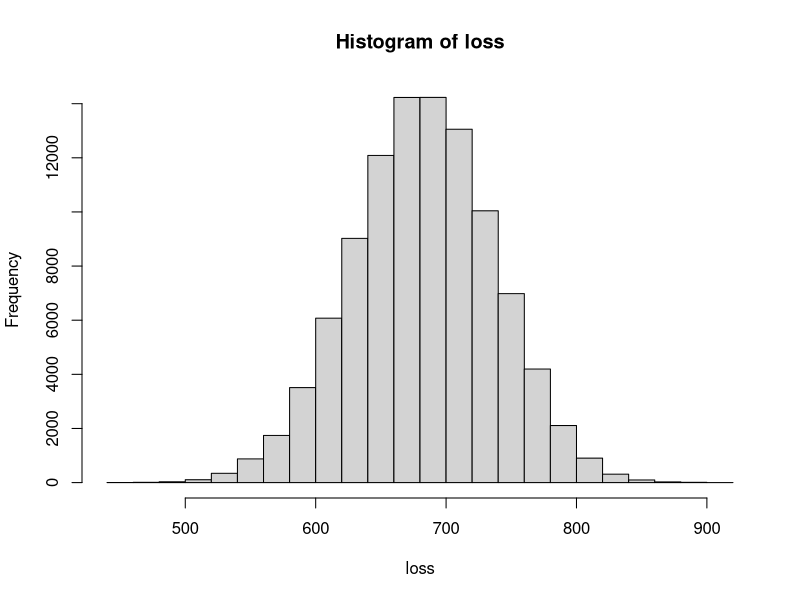
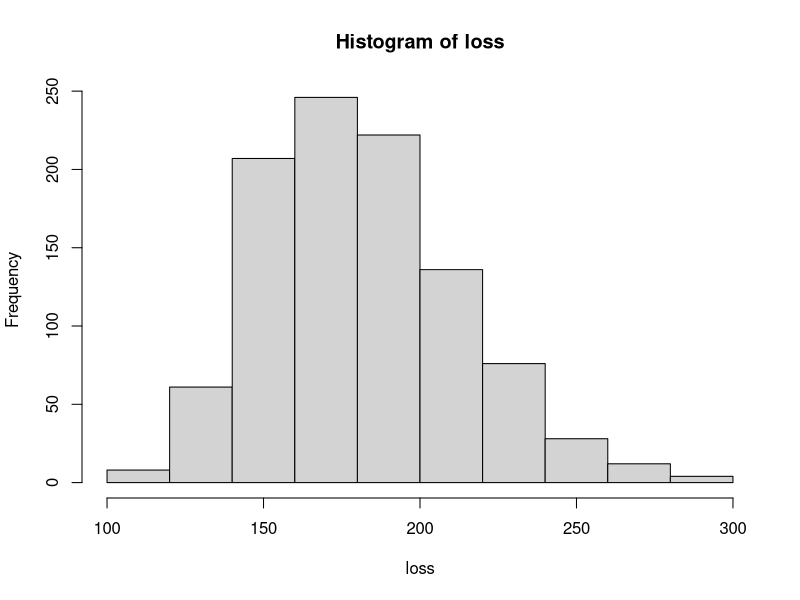
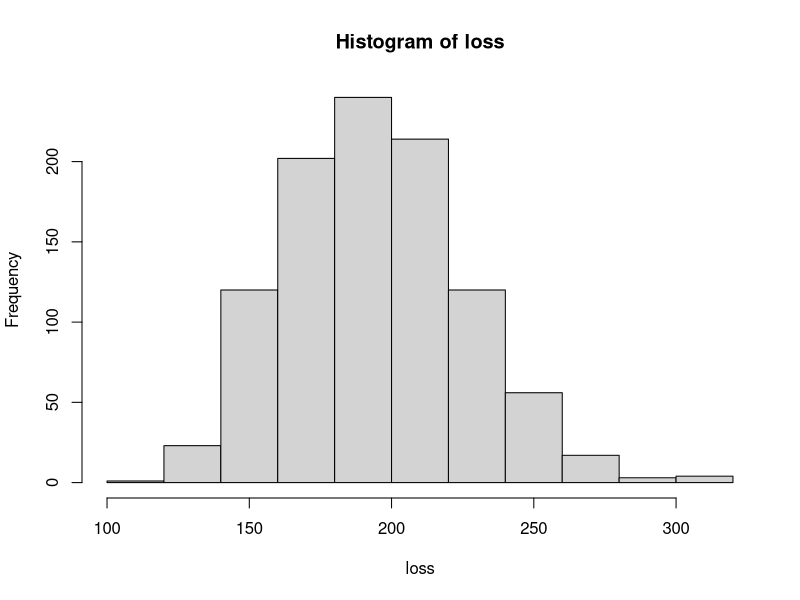
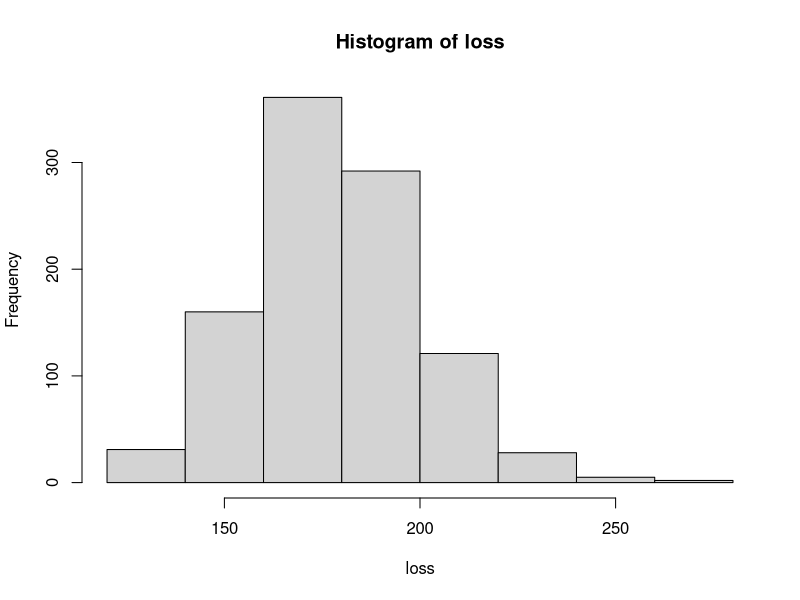
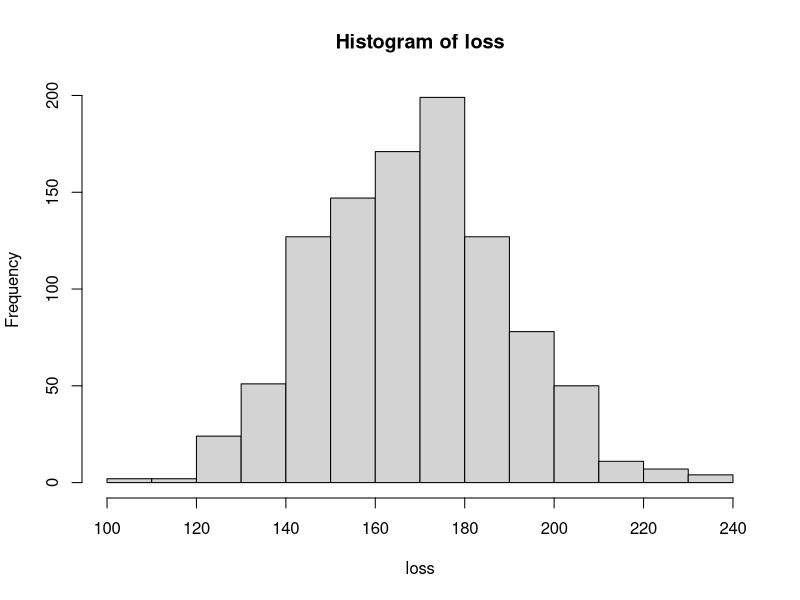

The R source for these figures, in order: (Note: this script raises an error after producing the figures.)
## ---- chunk 1
part=64
win=5
set.seed(20181108)
## ---- chunk 2
game=function(a,w=win) {
  on=trunc(a)
  to=round((a-trunc(a))*1000)
  m1=skillm[on]
  sd1=skillsd[on]
  m2=skillm[to]
  sd2=skillsd[to]
  a=as.numeric(rnorm(2*w-1,m1,sd1)>rnorm(2*w-1,m2,sd2))
  b=cumsum(a)
  c=cumsum(1-a)
  tmp=min(c(which(b==w)[1],which(c==w)[1]),na.rm = TRUE)
  tmpto=b[tmp]+c[tmp]/100
  return(tmpto)
}
## ---- chunk 3
n=1e3
loss=numeric(n)
for (i in 1:n) {
  z=sort(rnorm(100),decreasing = TRUE)
  y=jitter(z,factor = 1e-5)
  x=sum(abs(101-rank(y)-1:100))/2
  loss[i]=x
}
mean(loss)
## ---- chunk 4
n=1e5
loss=numeric(n)
for (i in 1:n) {
  sampl=sample(1:part)
  loss[i]=sum(abs(sampl-1:part))/2
}
mean(loss)
sd(loss)
## ---- chunk 5
hist(loss)
## ---- chunk 6
groupsize=12
tmp=part%/%groupsize
  tmpto=part%%groupsize
  c=rep.int(groupsize,tmp)
  c=c+(floor(tmpto/tmp))
  tmpto=part-sum(c)
  c[0:tmpto]=c[0:tmpto]+1
  b=cumsum(c)
sum(choose(c,2))
n=1e3
## ---- chunk 7
loss=numeric(n)
for (a in 1:n) {
  skillm=sort(rnorm(part,1000,100),decreasing = TRUE)
skillsd=abs(rnorm(part,100,100))
if (groupsize<part) {
  tmptr=sample(1:part)
  x=combn(tmptr[1:b[1]],2)
  grouping=numeric(part)
  grouping[tmptr[1:b[1]]]=1
  for (i in 2:length(b)) {
    x=cbind(x,combn(tmptr[(b[i-1]+1):b[i]],2))
    grouping[tmptr[(b[i-1]+1):b[i]]]=i
  }
} else {
  x=combn(part,2)
}
games=x[1,]+x[2,]/1000
score=sapply(games,game)
on=trunc(score)
to=(score-trunc(score))*100
netpoint=numeric(part)
point=numeric(part)
for (i in 1:part) {
  tmp=which(x[1,]==i)
  tmpto=which(x[2,]==i)
  netpoint[i]=(sum(on[tmp],na.rm = TRUE)-sum(to[tmp],na.rm = TRUE)+sum(to[tmpto],na.rm = TRUE)-sum(on[tmpto],na.rm = TRUE))/c[grouping[i]]
  point[i]=(sum(on[tmp],na.rm = TRUE)+sum(to[tmpto],na.rm = TRUE))/c[grouping[i]]
}
point=jitter(point,1e-5)
ranking=order(netpoint,point,decreasing = TRUE)
loss[a]=sum(abs(ranking-1:part))/2
}
mean(loss)
sd(loss)
## ---- chunk 8
hist(loss)
## ---- chunk 9
loss=numeric(n)
for (a in 1:n) {
  skillm=sort(rnorm(part,1000,100),decreasing = TRUE)
skillsd=abs(rnorm(part,100,100))
if (groupsize<part) {
  tmptr=sample(1:part)
  x=combn(tmptr[1:b[1]],2)
  grouping=numeric(part)
  grouping[tmptr[1:b[1]]]=1
  for (i in 2:length(b)) {
    x=cbind(x,combn(tmptr[(b[i-1]+1):b[i]],2))
    grouping[tmptr[(b[i-1]+1):b[i]]]=i
  }
} else {
  x=combn(part,2)
}
games=x[1,]+x[2,]/1000
score=sapply(games,game)
on=trunc(score)
to=(score-trunc(score))*100
V=numeric(part)
netpoint=numeric(part)
point=numeric(part)
for (i in 1:part) {
  tmp=which(x[1,]==i)
  tmpto=which(x[2,]==i)
  V[i]=(length(which(on[tmp]==win))+length(which(round(to[tmpto])==win)))/c[grouping[i]]
  netpoint[i]=sum(on[tmp],na.rm = TRUE)-sum(to[tmp],na.rm = TRUE)+sum(to[tmpto],na.rm = TRUE)-sum(on[tmpto],na.rm = TRUE)
  point[i]=sum(on[tmp],na.rm = TRUE)+sum(to[tmpto],na.rm = TRUE)
}
point=jitter(point,1e-5)
ranking=order(V,netpoint,point,decreasing = TRUE)
loss[a]=sum(abs(ranking-1:part))/2
}
mean(loss)
sd(loss)
## ---- chunk 10
hist(loss)
## ---- chunk 11
games=388
## ---- chunk 12
loss=numeric(n)
x=combn(part,2)
Ffactor=100
for (a in 1:n) {
  elo=rep(1450,part)
  skillm=sort(rnorm(part,1000,100),decreasing = TRUE)
skillsd=abs(rnorm(part,100,100))
for (i in 1:games) {
  tmp=x[,sample(choose(part,2),1)]
ex=1/(1+10^((elo[tmp[2]]-elo[tmp[1]])/Ffactor))
Kscore=ifelse(min(elo[tmp[2]],elo[tmp[1]])>2400,16,ifelse(min(elo[tmp[2]],elo[tmp[1]])>2100,24,32))
result=game(c(tmp[1]+tmp[2]/1000))
score=trunc(result)/(trunc(result)+(result-trunc(result))*100)
elo[tmp[1]]=elo[tmp[1]]+Kscore*(score-ex)
elo[tmp[2]]=elo[tmp[2]]+Kscore*((1-score)-(1-ex))
}
loss[a]=sum(abs(part+1-rank(elo,ties.method = "random")-1:part))/2
}
mean(loss)
sd(loss)
## ---- chunk 13
hist(loss)
## ---- chunk 14
loss=numeric(n)
turn=ceiling(games/part)
x=as.vector(replicate(turn,sample(1:part)))[1:games]
Ffactor=400
for (a in 1:n) {
  elo=rep(1450,part)
  skillm=sort(rnorm(part,1000,100),decreasing = TRUE)
skillsd=abs(rnorm(part,100,100))
for (i in 1:games) {
tmp=x[i]
tmpto=1:part
tmpto[tmp]=NA
tmpto=abs(elo[tmpto]-elo[tmp])
tmp[2]=which(rank(tmpto,ties.method = "random")==1)
ex=1/(1+10^((elo[tmp[2]]-elo[tmp[1]])/Ffactor))
Kscore=ifelse(min(elo[tmp[2]],elo[tmp[1]])>2400,16,ifelse(min(elo[tmp[2]],elo[tmp[1]])>2100,24,32))
result=game(c(tmp[1]+tmp[2]/1000))
score=trunc(result)/(trunc(result)+(result-trunc(result))*100)
elo[tmp[1]]=elo[tmp[1]]+Kscore*(score-ex)
elo[tmp[2]]=elo[tmp[2]]+Kscore*((1-score)-(1-ex))
}
loss[a]=sum(abs(part+1-rank(elo,ties.method = "random")-1:part))/2
}
mean(loss)
sd(loss)
## ---- chunk 15
hist(loss)
## ---- chunk 16
elimination=function(x) {
  tmp=1
  for (k in 1:ceiling(log(x,2))) {
    tmp=rep(tmp,each=2)
    tmpto=2^k+1-tmp
    tmptr=tmp
    tmptr[seq(2,length(tmptr),2)]=tmptr[seq(2,length(tmptr),2)]+1
    tmptr=tmptr%%2==0
    tmp=tmp*tmptr+tmpto*!tmptr
  }
  tmp[which(tmp>x)]=NA
  return(rev(tmp))
}
## ---- chunk 17
tours=2
win.norm=win
win.elim=win
rounds=ceiling(log(part,2))
"total games:"
((2^rounds-2*(2^rounds-part))/2)*rounds*tours
## ---- chunk 18
n=1e3
loss=numeric(n)
win=win.elim
for (a in 1:n) {
  skillm=sort(rnorm(part,1000,100),decreasing = TRUE)
skillsd=abs(rnorm(part,100,100))
tour=sample(1:part)
for (e in 1:tours) {
tour=tour[elimination(part)]
x=array(tour)
z=x[seq(1,length(x),by=2)]+x[seq(2,length(x),by=2)]/1000
y=suppressWarnings(sapply(z,game))
on=trunc(y)
to=round((y-trunc(y))*100)
y=x
y[seq(1,length(y),2)]=on
y[seq(2,length(y),2)]=to
z=y==15
z[which(is.na(z))]=TRUE
z[which(is.na(x))]=FALSE
x=rbind(x[z],x[!z])
for (i in 2:rounds) {
  z=as.matrix(x[,seq(1,ncol(x),by=2)]+x[,seq(2,ncol(x),by=2)]/1000)
y=suppressWarnings(apply(z,c(1,2),game))
on=trunc(y)
to=round((y-trunc(y))*100)
y=x
y[,seq(1,ncol(y),2)]=on
y[,seq(2,ncol(y),2)]=to
z=y==15
z[which(is.na(z))]=TRUE
z[which(is.na(x))]=FALSE
tmp=which(is.na(t(x)[seq(1,ncol(x),2),])&is.na(t(x)[seq(1,ncol(x),2)+1,]))
z=t(z)
z[seq(1,ncol(x),2),][tmp]=TRUE
z=t(z)
y=matrix(0,nrow = nrow(x)*2,ncol = ncol(x)/2)
y=t(y)
y[,seq(1,ncol(y),2)]=t(x)[t(z)]
y[,seq(2,ncol(y),2)]=t(x)[t(!z)]
x=t(y)
}
tour=as.vector(x)[1:part]
}
loss[a]=sum(abs(tour-1:part))/2
}
win=win.norm
mean(loss)
sd(loss)
## ---- chunk 19
hist(loss)
## ---- chunk 20
n=1e3
part=64
groupsize=6
tmp=part%/%groupsize
  tmpto=part%%groupsize
  c=rep.int(groupsize,tmp)
  c=c+(floor(tmpto/tmp))
  tmpto=part-sum(c)
  c[0:tmpto]=c[0:tmpto]+1
  b=cumsum(c)
win.norm=5
win.elim=15
tours=1
rounds=ceiling(log(part,2))
"total games:"
sum(choose(c,2))+((2^rounds-2*(2^rounds-part))/2)*rounds*tours
## ---- chunk 21
loss=numeric(n)
for (a in 1:n) {
  win=win.norm
  skillm=sort(rnorm(part,1000,100),decreasing = TRUE)
skillsd=abs(rnorm(part,100,100))
if (groupsize<part) {
  tmptr=sample(1:part)
  x=combn(tmptr[1:b[1]],2)
  grouping=numeric(part)
  grouping[tmptr[1:b[1]]]=1
  for (i in 2:length(b)) {
    x=cbind(x,combn(tmptr[(b[i-1]+1):b[i]],2))
    grouping[tmptr[(b[i-1]+1):b[i]]]=i
  }
} else {
  x=combn(part,2)
}
games=x[1,]+x[2,]/1000
score=sapply(games,game)
on=trunc(score)
to=(score-trunc(score))*100
V=numeric(part)
netpoint=numeric(part)
point=numeric(part)
for (i in 1:part) {
  tmp=which(x[1,]==i)
  tmpto=which(x[2,]==i)
  V[i]=(length(which(on[tmp]==win))+length(which(round(to[tmpto])==win)))/c[grouping[i]]
  netpoint[i]=sum(on[tmp],na.rm = TRUE)-sum(to[tmp],na.rm = TRUE)+sum(to[tmpto],na.rm = TRUE)-sum(on[tmpto],na.rm = TRUE)
  point[i]=sum(on[tmp],na.rm = TRUE)+sum(to[tmpto],na.rm = TRUE)
}
point=jitter(point,1e-5)
ranking=order(V,netpoint,point,decreasing = TRUE)
win=win.elim
for (e in 1:tours) {
tour=ranking[elimination(part)]
x=array(tour)
z=x[seq(1,length(x),by=2)]+x[seq(2,length(x),by=2)]/1000
y=suppressWarnings(sapply(z,game))
on=trunc(y)
to=round((y-trunc(y))*100)
y=x
y[seq(1,length(y),2)]=on
y[seq(2,length(y),2)]=to
z=y==15
z[which(is.na(z))]=TRUE
z[which(is.na(x))]=FALSE
x=rbind(x[z],x[!z])
for (i in 2:rounds) {
  z=as.matrix(x[,seq(1,ncol(x),by=2)]+x[,seq(2,ncol(x),by=2)]/1000)
y=suppressWarnings(apply(z,c(1,2),game))
on=trunc(y)
to=round((y-trunc(y))*100)
y=x
y[,seq(1,ncol(y),2)]=on
y[,seq(2,ncol(y),2)]=to
z=y==15
z[which(is.na(z))]=TRUE
z[which(is.na(x))]=FALSE
tmp=which(is.na(t(x)[seq(1,ncol(x),2),])&is.na(t(x)[seq(1,ncol(x),2)+1,]))
z=t(z)
z[seq(1,ncol(x),2),][tmp]=TRUE
z=t(z)
y=matrix(0,nrow = nrow(x)*2,ncol = ncol(x)/2)
y=t(y)
y[,seq(1,ncol(y),2)]=t(x)[t(z)]
y[,seq(2,ncol(y),2)]=t(x)[t(!z)]
x=t(y)
}
tour=as.vector(x)[1:part]
}
loss[a]=sum(abs(tour-1:part))/2
}
mean(loss)
sd(loss)
## ---- chunk 22
hist(loss)
